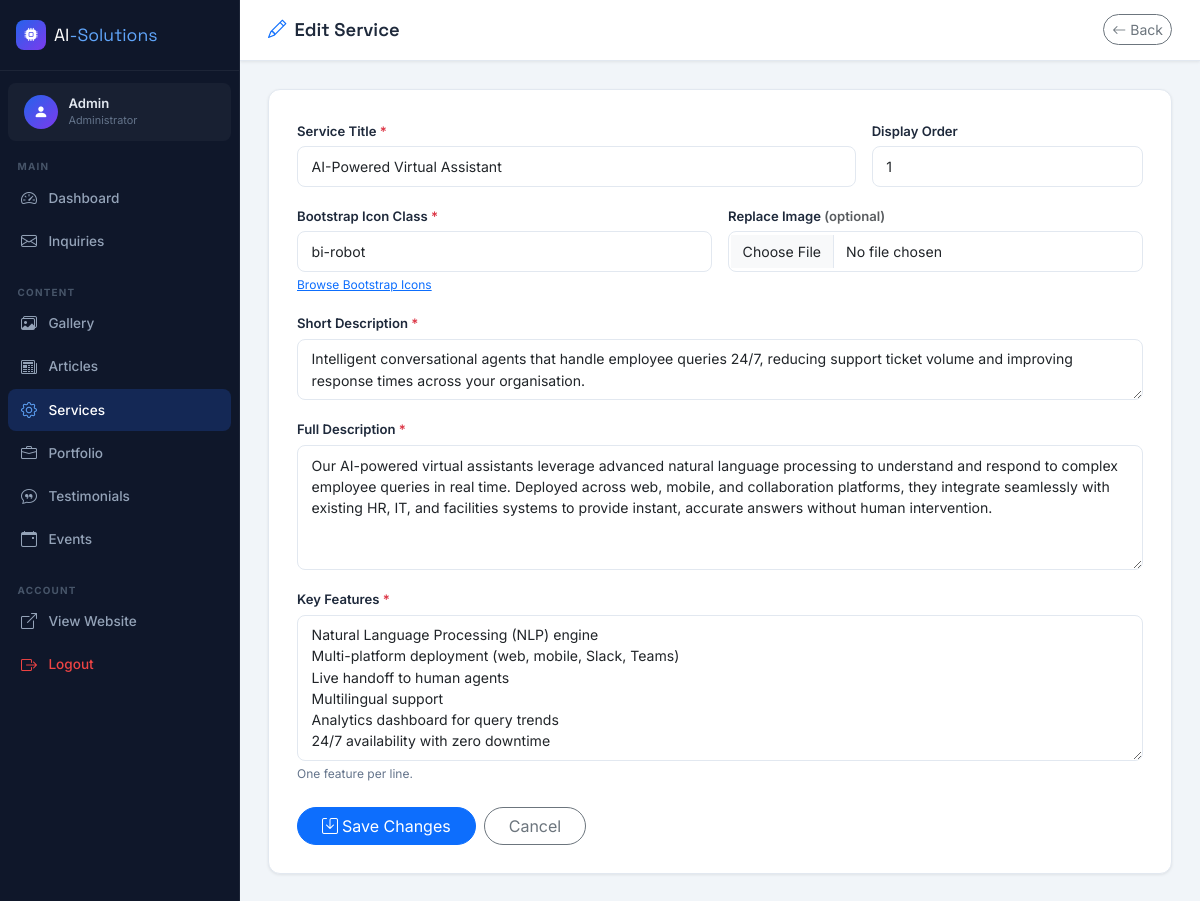
/admin/services-edit.php?id=1 (signed in), run on the app's committed database.
### tables this page shows
CREATE TABLE `services` (
    `id`                INT           NOT NULL AUTO_INCREMENT,
    `title`             VARCHAR(150)  NOT NULL,
    `icon_class`        VARCHAR(100)  NOT NULL DEFAULT 'bi-gear',
    `image_path`        VARCHAR(255)  NOT NULL DEFAULT '',
    `short_description` TEXT          NOT NULL,
    `full_description`  TEXT          NOT NULL,
    `features`          TEXT          NOT NULL,
    `display_order`     INT           NOT NULL DEFAULT 0,
    `created_at`        TIMESTAMP     NOT NULL DEFAULT CURRENT_TIMESTAMP,
    PRIMARY KEY (`id`)
);

### includes/db.php (called while the page is built, shortened)
<?php
function h(string $str): string {
    return htmlspecialchars($str, ENT_QUOTES, 'UTF-8');
}

### admin/services-edit.php (the view, shortened to what this page needs)
<?php
require_once '../includes/db.php';
$id = validId($_GET['id'] ?? 0);
try { $stmt=$pdo->prepare('SELECT * FROM services WHERE id=?'); $stmt->execute([$id]); $item=$stmt->fetch(); }
catch (PDOException $e) { $item=null; }
$title     = $_POST['title']             ?? $item['title'];
$iconClass = $_POST['icon_class']        ?? $item['icon_class'];
$shortDesc = $_POST['short_description'] ?? $item['short_description'];
$fullDesc  = $_POST['full_description']  ?? $item['full_description'];
$features  = $_POST['features']          ?? $item['features'];
$order     = $_POST['display_order']     ?? $item['display_order'];
include '../includes/admin-head.php';
include '../includes/admin-sidebar.php';
?>
<div class="admin-main">
    <div class="admin-topbar">
        <h1 class="admin-page-title"><i class="bi bi-pencil me-2 text-primary"></i>Edit Service</h1>
        <a href="services-list.php" class="btn btn-sm btn-outline-secondary rounded-pill"><i class="bi bi-arrow-left me-1"></i>Back</a>
    </div>
    <div class="admin-content">
        <div class="admin-form-card">
            <form method="POST" enctype="multipart/form-data">
                <div class="row g-3">
                    <div class="col-md-8">
                        <label class="form-label">Service Title <span class="text-danger">*</span></label>
                        <input type="text" name="title" class="form-control" value="<?= h($title) ?>" required>
                    </div>
                    <div class="col-md-4">
                        <label class="form-label">Display Order</label>
                        <input type="number" name="display_order" class="form-control" value="<?= (int)$order ?>" min="0">
                    </div>
                    <div class="col-md-6">
                        <label class="form-label">Bootstrap Icon Class <span class="text-danger">*</span></label>
                        <input type="text" name="icon_class" class="form-control" value="<?= h($iconClass) ?>">
                        <div class="form-hint"><a href="https://icons.getbootstrap.com" target="_blank">Browse Bootstrap Icons</a></div>
                    </div>
                    <div class="col-md-6">
                        <label class="form-label">Replace Image <span class="text-muted">(optional)</span></label>
                        <input type="file" name="image" class="form-control file-preview-input" accept="image/*" data-preview="imgPreview">
                    </div>
                    <div class="col-12">
                        <label class="form-label">Short Description <span class="text-danger">*</span></label>
                        <textarea name="short_description" class="form-control" rows="2" required><?= h($shortDesc) ?></textarea>
                    </div>
                    <div class="col-12">
                        <label class="form-label">Full Description <span class="text-danger">*</span></label>
                        <textarea name="full_description" class="form-control" rows="5" required><?= h($fullDesc) ?></textarea>
                    </div>
                    <div class="col-12">
                        <label class="form-label">Key Features <span class="text-danger">*</span></label>
                        <textarea name="features" class="form-control" rows="6" required><?= h($features) ?></textarea>
                        <div class="form-hint">One feature per line.</div>
                    </div>
                </div>
                <div class="d-flex gap-2 mt-4">
                    <button type="submit" class="btn btn-primary rounded-pill px-4"><i class="bi bi-save me-1"></i>Save Changes</button>
                    <a href="services-list.php" class="btn btn-outline-secondary rounded-pill px-4">Cancel</a>
                </div>
            </form>
        </div>
    </div>
</div>
<?php include '../includes/admin-foot.php'; ?>

### assets/css/admin.css (style rules this page uses)
:root { --sidebar-w: 240px; --sidebar-bg: #0F172A; --sidebar-border: rgba(255,255,255,.06); --sidebar-hover: rgba(37,99,235,.15); --sidebar-active: rgba(37,99,235,.22); --admin-bg: #F1F5F9; --card-bg: #FFFFFF; --brand-blue: #2563EB; --brand-violet: #7C3AED; --text-primary: #1E293B; --text-muted: #64748B; --border-color: #E2E8F0; --radius-sm: 8px; --radius-md: 12px; --shadow-sm: 0 1px 3px rgba(0,0,0,.08); --shadow-md: 0 4px 16px rgba(0,0,0,.10); --transition: .2s ease; --font-body: 'Inter', sans-serif; --font-heading: 'Space Grotesk', sans-serif; }
* { box-sizing: border-box; margin: 0; padding: 0; }
body { font-family: var(--font-body); background: var(--admin-bg); color: var(--text-primary); min-height: 100vh; }
.admin-main { margin-left: var(--sidebar-w); min-height: 100vh; flex: 1; display: flex; flex-direction: column; }
.admin-topbar { background: var(--card-bg); border-bottom: 1px solid var(--border-color); padding: .9rem 1.75rem; display: flex; align-items: center; justify-content: space-between; position: sticky; top: 0; z-index: 50; box-shadow: var(--shadow-sm); }
.admin-page-title { font-family: var(--font-heading); font-size: 1.15rem; font-weight: 600; margin: 0; }
.admin-content { padding: 1.75rem; flex: 1; }
.admin-form-card { background: var(--card-bg); border: 1px solid var(--border-color); border-radius: var(--radius-md); padding: 1.75rem; box-shadow: var(--shadow-sm); }
.admin-form-card .form-label { font-size: .82rem; font-weight: 600; color: var(--text-primary); margin-bottom: .3rem; }
.admin-form-card .form-control, .admin-form-card .form-select { border: 1.5px solid var(--border-color); border-radius: var(--radius-sm); font-size: .88rem; padding: .55rem .85rem; transition: border-color var(--transition), box-shadow var(--transition); }
.form-hint { font-size: .75rem; color: var(--text-muted); margin-top: .25rem; }

### data on the page
services: title "AI-Powered Virtual Assistant", display_order "1", icon_class "bi-robot", short_description "Intelligent conversational agents that handle employee queries 24/7, reducing support ticket volume and improving response times across your organisation.", full_description "Our AI-powered virtual assistants leverage advanced natural language processing to understand and respond to complex employee queries in real time. Deployed across web, mobile, and collaboration platforms, they integrate seamlessly with existing HR, IT, and facilities systems to provide instant, accurate answers without human intervention.", features "Natural Language Processing (NLP) engine Multi-platform deployment (web, mobile, Slack, Teams) Live handoff to human agents Multilingual support Analytics dashboard for query trends 24/7 availability with zero downtime"

### other printed values
$_SESSION['admin_username'] "Admin"
